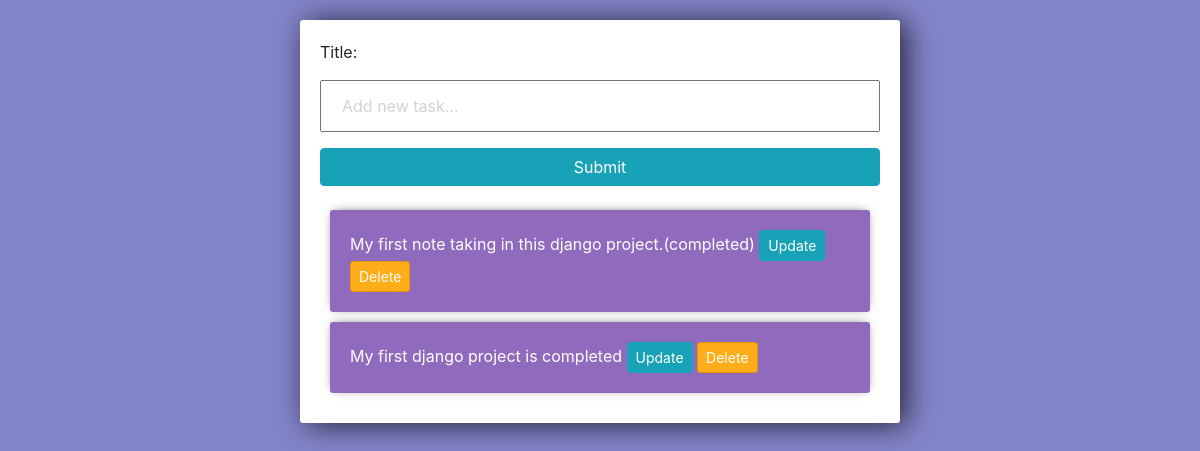
Before: / with the older database file.
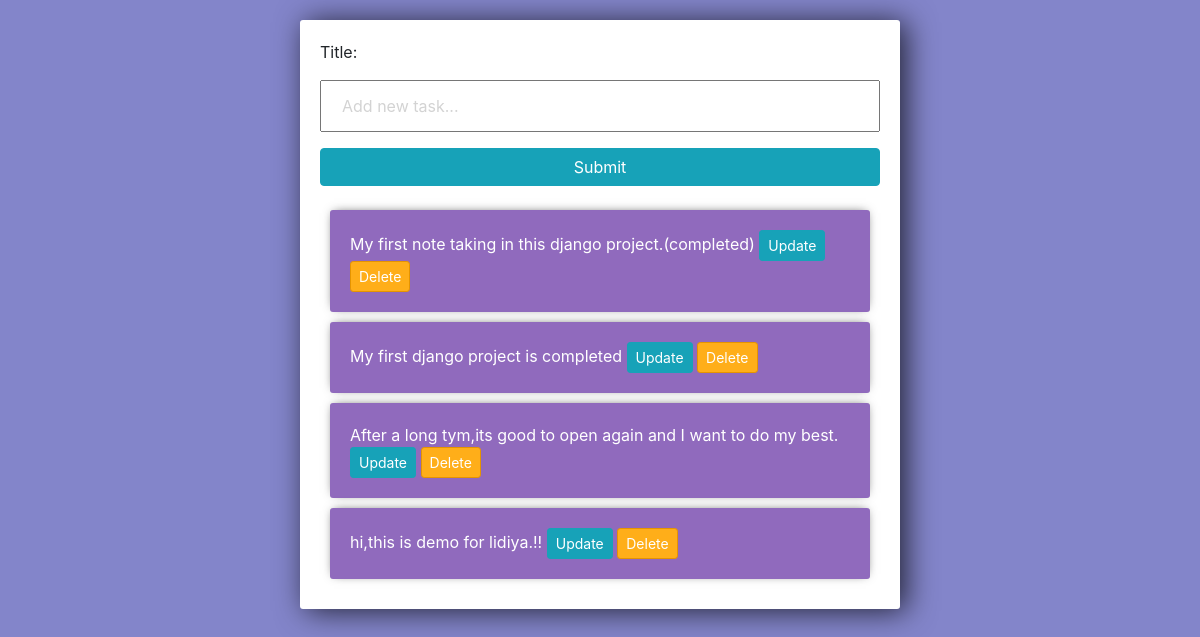
After: the same page with the newer database file.
### main/models.py (models this page shows)
class task(models.Model):
    title = models.CharField(max_length=200)
    createdTime = models.DateTimeField(auto_now_add=True)
    def __str__(self):
        return self.title

### main/views.py (the view)
# urls.py: path('',views.index,name='list'),
def index(request):
    tasks=task.objects.all()
    form = TaskForm()
    if(request.method =='POST'):
        form = TaskForm(request.POST)
        if form.is_valid():
            form.save()
        return redirect('/')
    return render(request,'list.html',{'tasks':tasks,'form':form})

### main/forms.py
class TaskForm(forms.ModelForm):
	title= forms.CharField(widget= forms.TextInput(attrs={'placeholder':'Add new task...',"rows":3, "cols":10}))
	class Meta:
		model = task
		fields = '__all__'

### main/templates/list.html (shortened to what this page needs)
<link rel="stylesheet" href="https://stackpath.bootstrapcdn.com/bootstrap/4.3.1/css/bootstrap.min.css">
<div class="center-column">
	<form method="POST" action="/">
		{{form}}
		<input class="btn btn-info" type="submit" name="Create Task">
	</form>
	<div class="todo-list">
	{% for task in tasks %}
		<div class="item-row">
			{{task}}
            <a class="btn btn-sm btn-info" href="{% url 'update' task.id %}">Update</a>
			<a class="btn btn-sm btn-danger" href="{% url 'delete' task.id %}">Delete</a>
		</div>
	{% endfor %}
	</div>
</div>

### main/templates/list.html (style rules this page uses)
input { width: 100%; padding: 12px 20px; margin: 8px 0; box-sizing: border-box; }
input::placeholder { color: #d3d3d3; }
.center-column { width:600px; margin: 20px auto; padding:20px; background-color: rgb(255, 255, 255); border-radius: 3px; box-shadow: 6px 2px 30px 0px rgba(0,0,0,0.75); }
.item-row { background-color: #906abd; margin: 10px; padding: 20px; border-radius: 3px; color: #fff; font-size: 16px; box-shadow: 0px -1px 10px -4px rgba(0,0,0,0.75); }
.btn-danger { background-color: #ffae19; border-color: #e59400; }

Changed rows visible on the page:
added task: title "After a long tym,its good to open again and I want to do my best."
added task: title "hi,this is demo for lidiya.!!"
